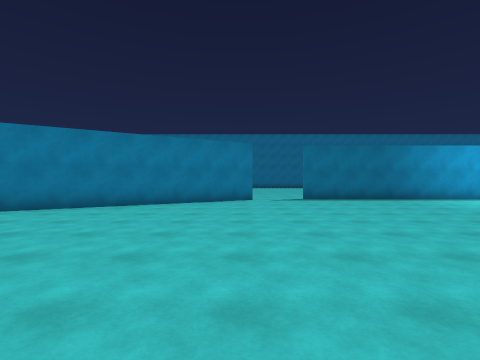
view 1 (above)

12 first-person views from a walk through a 3-D level made in the Unity game engine. The camera is 1.4 m above the floor, looks level and sees 85° across. The floor is counted in squares, 2 m on a side. Each view is taken from the middle of a square. On the plan, view 1 faces up. The plan holds only what a view shows up to about 9 squares ahead; the rest is blank. The place goes on beyond the plan. The player is left out.

view 2
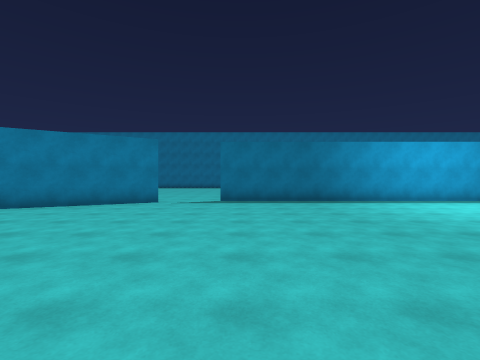

view 3
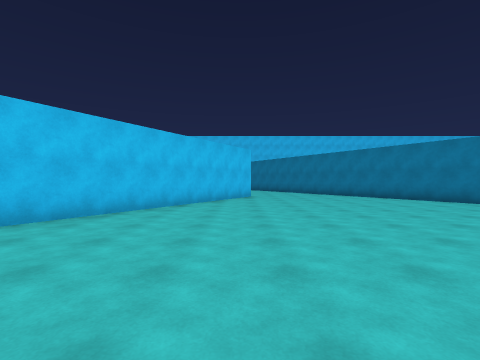

view 4
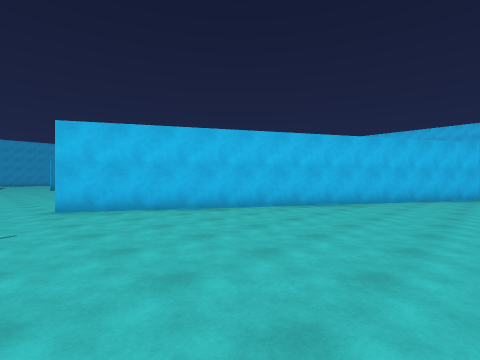

view 5
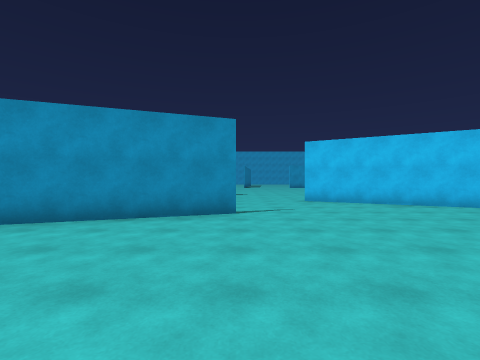

view 6
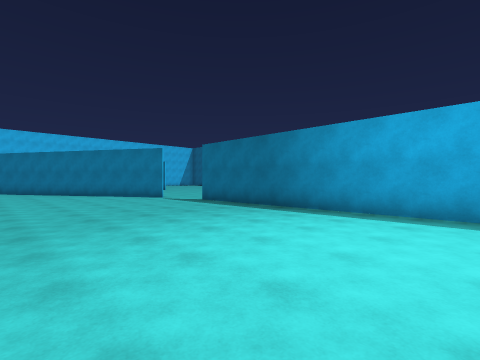

view 7
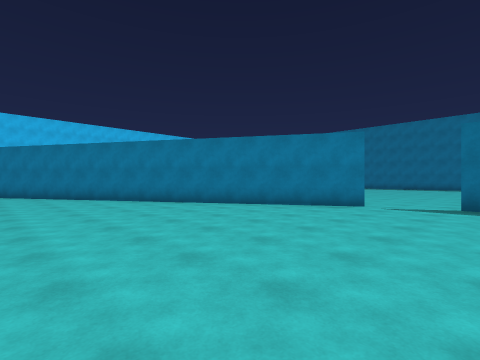

view 8
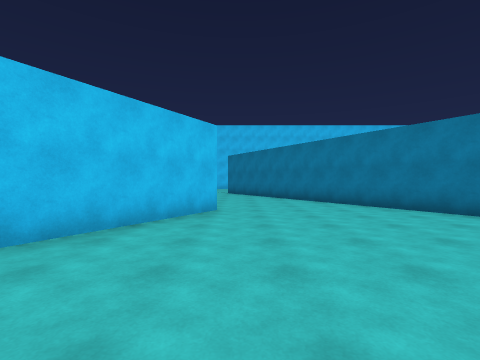

view 9
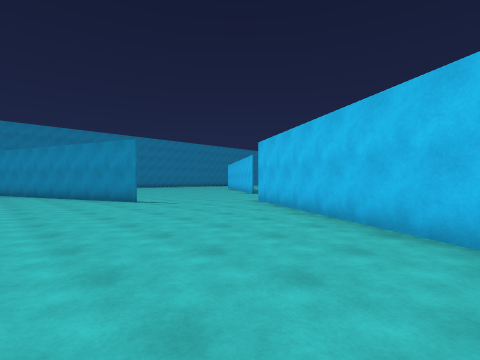

view 10
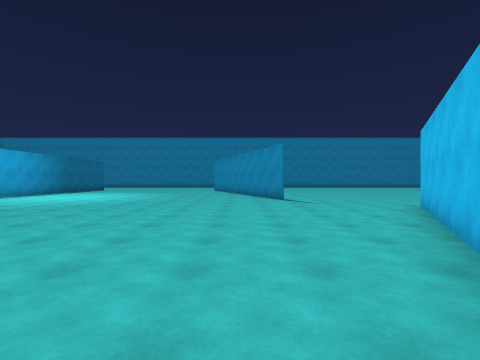

view 11
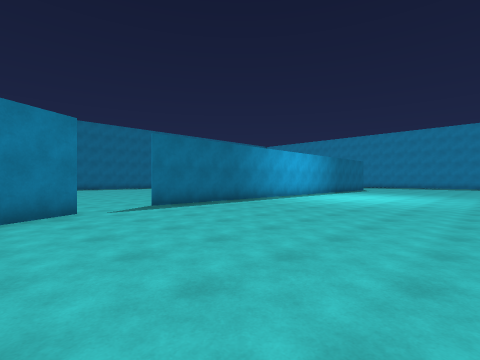

view 12
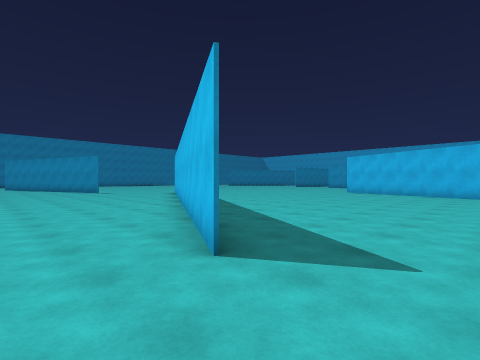

### Floor plan
Points are (right, up) in squares from view 1. A wall is a line through its corners. A room is listed if a view was taken in it or the views show most of it. See-through windows are left out.
Room 1 (views 1, 2, 3, 4, 5, 6, 7, 8, 9, 10, 11)
walls: (0.5, 9.2) (-6.1, 5.3); (8.1, -1.5) (10.5, -0.6); (10.5, 9.7) (2.2, 9.7); (-5.1, 1.5) (5.9, -4.7)
ways out: opening at (-5.3, 3) to room 2; opening at (1.5, 10) to room 2; opening at (7.5, -3) to room 2
Room 2 (view 12)
walls: (-6.1, 5.3) (-8, 4.2)
ways out: opening at (-5.3, 3) to room 1; opening at (1.5, 10) to room 1; opening at (7.5, -3) to room 1

Where each view was taken, in squares from view 1:
view 1: 0 up, 0 right, facing up
view 2: 1 up, 3 right, facing up
view 3: 1 up, 6 right, facing left
view 4: 2 up, 7 right, facing down-left
view 5: 4 up, 8 right, facing down
view 6: 4 up, 10 right, facing up-left
view 7: 2 up, 3 right, facing up-left
view 8: 2 up, 1 right, facing left
view 9: 2 up, 0 right, facing down-right
view 10: 0 up, 1 left, facing right
view 11: 3 up, 1 left, facing up-right
view 12: 3 up, 7 left, facing down-right
